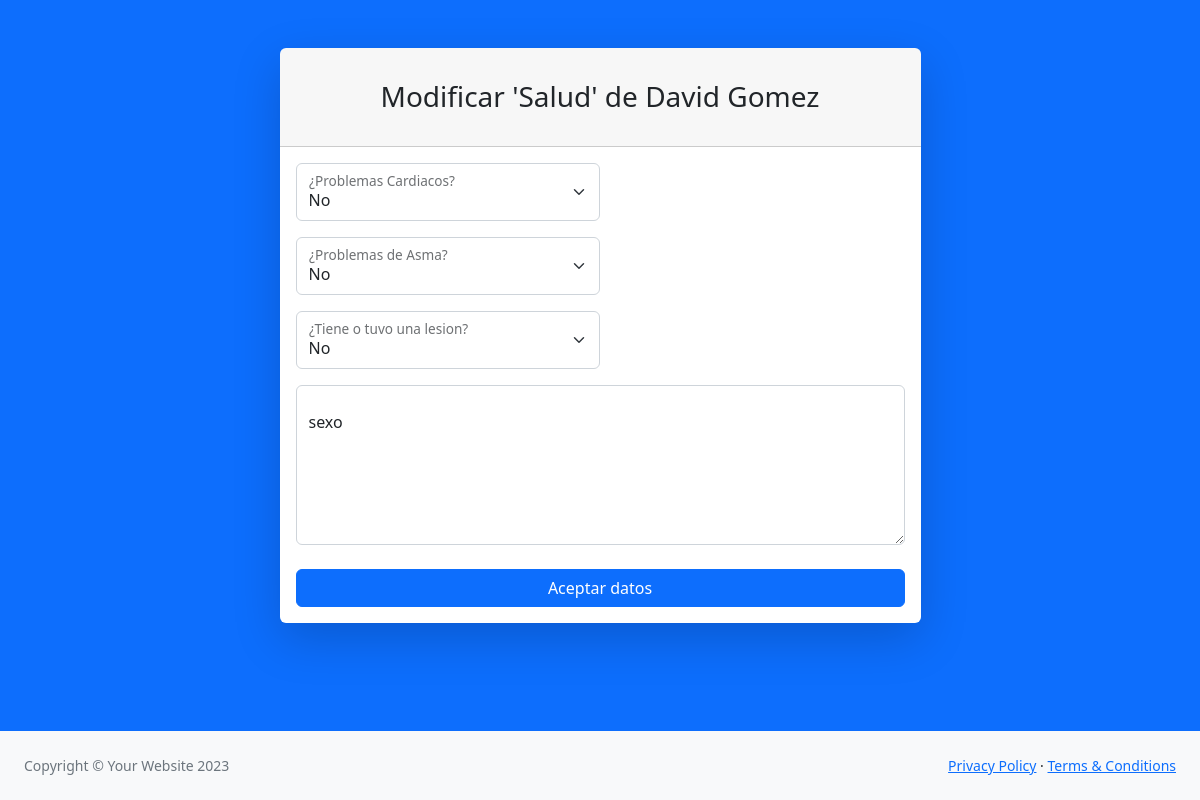
/modificar_salud/1, run on the app's committed database.
### starke_app/models.py (models this page shows)
class client_register_model(models.Model):
    nombre=models.CharField(max_length=100,blank= True, null=True)
    apellido=models.CharField(max_length=100,blank= True, null=True)
    edad= models.IntegerField(blank= True, null=True)
    fecha_nacimiento= models.DateField(blank= True, null=True)
    email=models.EmailField(max_length=100,blank= True, null=True)
    telefono=models.IntegerField(blank= True, null=True)
    telefono_emergencia=models.IntegerField(blank= True, null=True)
    nombre_emergencia=models.CharField(max_length=100,blank= True, null=True)
    SI = 'Si'
    NO = 'No'
    OPCIONES_SN = [(SI,'Si'),
                   (NO,'No')]
    problemas_cardiacos = models.CharField(max_length= 5,
                                  blank = True,
                                  choices= OPCIONES_SN,
                                  default=NO)
    problemas_asma = models.CharField(max_length= 5,
                                  blank = True,
                                  choices= OPCIONES_SN,
                                  default=NO)
    lesion_pregunta = models.CharField(max_length= 5,
                                  blank = True,
                                  choices= OPCIONES_SN,
                                  default=NO)
    especificar_lesion = models.TextField(max_length= 500, blank= True, null=True)
    UNO = 1
    DOS=2
    TRES=3
    CUATRO=4
    CINCO=5
    SEIS=6
    SIETE=7
    OPCIONES_DIAS = [(UNO,1),(DOS,2),(TRES,3),(CUATRO,4),(CINCO,5),(SEIS,6),(SIETE,7)]
    disciplina = models.ForeignKey(disciplinas_model,
                                   on_delete = models.CASCADE,
                                   null=True,blank=True)
    dias = models.IntegerField(blank=True,null= True,
                               choices = OPCIONES_DIAS,
                               default = UNO)
    DIARIO = 'Diario'
    MENSUAL = 'Mensual'
    SEMANAL = 'Semanal'
    DIARIO = 'Diario'
    OPCIONES_PLAN = [(DIARIO,'Diario'),
                 (MENSUAL,'Mensual'),
                  (SEMANAL,'Semanal'),
                  (DIARIO,'Diario')
                 ]
    plan = models.CharField(max_length= 20,
                                  blank = True,
                                  null=True,
                                  choices= OPCIONES_PLAN,
                                  default=MENSUAL)

### starke_app/views.py (the view)
# urls.py: path('modificar_salud/<id>',modificar_salud, name = 'modificar_salud'),
def modificar_salud(request,id):
    cliente = client_register_model.objects.get(id=id)
    if request.method=='POST':
        form = client_register_form(request.POST)
        if form.is_valid():
            info = form.cleaned_data
            cliente.problemas_cardiacos = info['problemas_cardiacos']
            cliente.problemas_asma = info['problemas_asma']
            cliente.lesion_pregunta= info['lesion_pregunta']
            cliente.especificar_lesion = info['especificar_lesion']
            cliente.save()
            return redirect('table_salud')
    else:
        form = client_register_form(initial={
        'problemas_cardiacos':cliente.problemas_cardiacos,
        'problemas_asma':cliente.problemas_asma,
        'lesion_pregunta':cliente.lesion_pregunta,
        'especificar_lesion':cliente.especificar_lesion
        })
        return render(request,'starke_app/modificar/modificar_salud.html',{'form':form,'id':id,
                                                                           'nombre':cliente.nombre,
                                                                           'apellido':cliente.apellido})

### starke_app/templates/starke_app/modificar/modificar_salud.html (shortened to what this page needs)
<!DOCTYPE html>
<html lang="en">
    <head>
        {% load static %}
        <link href="{% static 'starke_app/css/styles.css' %}" rel="stylesheet" />
    </head>
    <body class="bg-primary">
        <div id="layoutAuthentication">
            <div id="layoutAuthentication_content">
                <main>
                    <div class="container">
                        <div class="row justify-content-center">
                            <div class="col-lg-7">
                                <div class="card shadow-lg border-0 rounded-lg mt-5">
                                    <div class="card-header"><h3 class="text-center font-weight-light my-4">Modificar 'Salud' de {{ nombre }} {{ apellido }}</h3></div>
                                    <div class="card-body">
                                        <form  action="{% url 'modificar_salud' id %}" method ='POST'>{% csrf_token %}
                                                    <div class="col-md-6">
                                                        <div class="form-floating mb-3">
                                                            <select class="form-select" id="diasALaSemanaDeEntranemiento" {{ form.problemas_cardiacos }}  </select>
                                                            <label for="diasALaSemanaDeEntranemiento">¿Problemas Cardiacos?</label>
                                                        </div>
                                                    </div>
                                                    <div class="col-md-6">
                                                        <div class="form-floating mb-3">
                                                            <select class="form-select" id="diasALaSemanaDeEntranemiento" {{ form.problemas_asma }}  </select>
                                                            <label for="diasALaSemanaDeEntranemiento">¿Problemas de Asma?</label>
                                                        </div>
                                                    </div>
                                                        <div class="mb-3">
                                                         <div class="col-md-6">
                                                          <div class="form-floating mb-3">
                                                            <select class="form-select" id="diasALaSemanaDeEntranemiento" {{ form.lesion_pregunta}}
                                                            <label for="diasALaSemanaDeEntranemiento">¿Tiene o tuvo una lesion?</label>
                                                          </div>
                                                         </div>
                                                            <div class="form-floating mb-3">
                                                                <textarea {{ form.especificar_lesion}} </textarea>
                                                            </div>
                                                        </div>
                                            <div class="mt-4 mb-0">
                                                <div class="d-grid"><input type="submit" class="btn btn-primary btn-block" value="Aceptar datos"> </div>
                                            </div>
                                        </form>
                                    </div>
                                </div>
                            </div>
                        </div>
                    </div>
                </main>
            </div>
            <div id="layoutAuthentication_footer">
                <footer class="py-4 bg-light mt-auto">
                    <div class="container-fluid px-4">
                        <div class="d-flex align-items-center justify-content-between small">
                            <div class="text-muted">Copyright &copy; Your Website 2023</div>
                            <div>
                                <a href="#">Privacy Policy</a>
                                &middot;
                                <a href="#">Terms &amp; Conditions</a>
                            </div>
                        </div>
                    </div>
                </footer>
            </div>
        </div>
    </body>
</html>

### data on the page
client_register_model: nombre "David", apellido "Gomez", especificar_lesion "sexo"

### other printed values
form field problemas_cardiacos "No"
form field problemas_asma "No"
form field lesion_pregunta "No"
